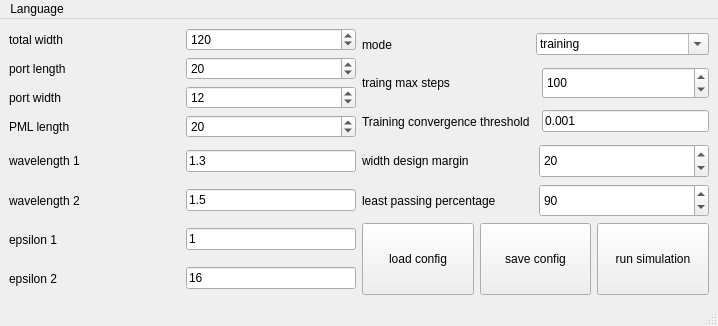
<?xml version="1.0" encoding="UTF-8"?>
<ui version="4.0">
 <class>window</class>
 <widget class="QMainWindow" name="window">
  <property name="geometry">
   <rect>
    <x>0</x>
    <y>0</y>
    <width>718</width>
    <height>326</height>
   </rect>
  </property>
  <property name="sizePolicy">
   <sizepolicy hsizetype="MinimumExpanding" vsizetype="Expanding">
    <horstretch>0</horstretch>
    <verstretch>0</verstretch>
   </sizepolicy>
  </property>
  <property name="maximumSize">
   <size>
    <width>9999</width>
    <height>9999</height>
   </size>
  </property>
  <property name="windowTitle">
   <string>Spliter Design GUI</string>
  </property>
  <widget class="QWidget" name="centralwidget">
   <property name="sizePolicy">
    <sizepolicy hsizetype="Expanding" vsizetype="Expanding">
     <horstretch>0</horstretch>
     <verstretch>0</verstretch>
    </sizepolicy>
   </property>
   <layout class="QGridLayout" name="gridLayout_6">
    <item row="0" column="0">
     <layout class="QGridLayout" name="gridLayout_12">
      <item row="2" column="1">
       <widget class="QSpinBox" name="port_w">
        <property name="sizePolicy">
         <sizepolicy hsizetype="MinimumExpanding" vsizetype="Expanding">
          <horstretch>0</horstretch>
          <verstretch>0</verstretch>
         </sizepolicy>
        </property>
        <property name="font">
         <font>
          <family>Microsoft YaHei UI</family>
          <pointsize>9</pointsize>
         </font>
        </property>
        <property name="minimum">
         <number>1</number>
        </property>
        <property name="maximum">
         <number>500</number>
        </property>
        <property name="value">
         <number>12</number>
        </property>
       </widget>
      </item>
      <item row="0" column="1">
       <widget class="QSpinBox" name="total_w">
        <property name="sizePolicy">
         <sizepolicy hsizetype="MinimumExpanding" vsizetype="Expanding">
          <horstretch>0</horstretch>
          <verstretch>0</verstretch>
         </sizepolicy>
        </property>
        <property name="font">
         <font>
          <family>Microsoft YaHei UI</family>
          <pointsize>9</pointsize>
         </font>
        </property>
        <property name="minimum">
         <number>1</number>
        </property>
        <property name="maximum">
         <number>500</number>
        </property>
        <property name="value">
         <number>120</number>
        </property>
       </widget>
      </item>
      <item row="1" column="1">
       <widget class="QSpinBox" name="port_l">
        <property name="sizePolicy">
         <sizepolicy hsizetype="MinimumExpanding" vsizetype="Expanding">
          <horstretch>0</horstretch>
          <verstretch>0</verstretch>
         </sizepolicy>
        </property>
        <property name="font">
         <font>
          <family>Microsoft YaHei UI</family>
          <pointsize>9</pointsize>
         </font>
        </property>
        <property name="minimum">
         <number>1</number>
        </property>
        <property name="maximum">
         <number>500</number>
        </property>
        <property name="value">
         <number>20</number>
        </property>
       </widget>
      </item>
      <item row="3" column="1">
       <widget class="QSpinBox" name="Npml">
        <property name="sizePolicy">
         <sizepolicy hsizetype="MinimumExpanding" vsizetype="Expanding">
          <horstretch>0</horstretch>
          <verstretch>0</verstretch>
         </sizepolicy>
        </property>
        <property name="font">
         <font>
          <family>Microsoft YaHei UI</family>
          <pointsize>9</pointsize>
         </font>
        </property>
        <property name="minimum">
         <number>1</number>
        </property>
        <property name="maximum">
         <number>1000</number>
        </property>
        <property name="value">
         <number>20</number>
        </property>
       </widget>
      </item>
      <item row="0" column="0">
       <widget class="QLabel" name="label">
        <property name="sizePolicy">
         <sizepolicy hsizetype="MinimumExpanding" vsizetype="Expanding">
          <horstretch>0</horstretch>
          <verstretch>0</verstretch>
         </sizepolicy>
        </property>
        <property name="font">
         <font>
          <family>Microsoft YaHei UI</family>
          <pointsize>9</pointsize>
         </font>
        </property>
        <property name="text">
         <string>total width</string>
        </property>
        <property name="alignment">
         <set>Qt::AlignLeading|Qt::AlignLeft|Qt::AlignVCenter</set>
        </property>
       </widget>
      </item>
      <item row="3" column="0">
       <widget class="QLabel" name="label_14">
        <property name="sizePolicy">
         <sizepolicy hsizetype="MinimumExpanding" vsizetype="Expanding">
          <horstretch>0</horstretch>
          <verstretch>0</verstretch>
         </sizepolicy>
        </property>
        <property name="font">
         <font>
          <family>Microsoft YaHei UI</family>
          <pointsize>9</pointsize>
         </font>
        </property>
        <property name="text">
         <string>PML length</string>
        </property>
        <property name="alignment">
         <set>Qt::AlignLeading|Qt::AlignLeft|Qt::AlignVCenter</set>
        </property>
       </widget>
      </item>
      <item row="1" column="0">
       <widget class="QLabel" name="label_2">
        <property name="sizePolicy">
         <sizepolicy hsizetype="MinimumExpanding" vsizetype="Expanding">
          <horstretch>0</horstretch>
          <verstretch>0</verstretch>
         </sizepolicy>
        </property>
        <property name="font">
         <font>
          <family>Microsoft YaHei UI</family>
          <pointsize>9</pointsize>
         </font>
        </property>
        <property name="text">
         <string>port length</string>
        </property>
        <property name="alignment">
         <set>Qt::AlignLeading|Qt::AlignLeft|Qt::AlignVCenter</set>
        </property>
       </widget>
      </item>
      <item row="2" column="0">
       <widget class="QLabel" name="label_3">
        <property name="sizePolicy">
         <sizepolicy hsizetype="MinimumExpanding" vsizetype="Expanding">
          <horstretch>0</horstretch>
          <verstretch>0</verstretch>
         </sizepolicy>
        </property>
        <property name="font">
         <font>
          <family>Microsoft YaHei UI</family>
          <pointsize>9</pointsize>
         </font>
        </property>
        <property name="text">
         <string>port width</string>
        </property>
        <property name="alignment">
         <set>Qt::AlignLeading|Qt::AlignLeft|Qt::AlignVCenter</set>
        </property>
       </widget>
      </item>
     </layout>
    </item>
    <item row="0" column="1">
     <layout class="QGridLayout" name="gridLayout">
      <item row="0" column="0">
       <widget class="QLabel" name="label_9">
        <property name="sizePolicy">
         <sizepolicy hsizetype="MinimumExpanding" vsizetype="Expanding">
          <horstretch>0</horstretch>
          <verstretch>0</verstretch>
         </sizepolicy>
        </property>
        <property name="font">
         <font>
          <family>Microsoft YaHei UI</family>
          <pointsize>9</pointsize>
         </font>
        </property>
        <property name="text">
         <string>mode</string>
        </property>
        <property name="alignment">
         <set>Qt::AlignLeading|Qt::AlignLeft|Qt::AlignVCenter</set>
        </property>
       </widget>
      </item>
      <item row="0" column="1" colspan="2">
       <widget class="QComboBox" name="mode">
        <property name="editable">
         <bool>true</bool>
        </property>
        <property name="currentText">
         <string>training</string>
        </property>
       </widget>
      </item>
      <item row="1" column="0">
       <widget class="QLabel" name="label_10">
        <property name="sizePolicy">
         <sizepolicy hsizetype="MinimumExpanding" vsizetype="Expanding">
          <horstretch>0</horstretch>
          <verstretch>0</verstretch>
         </sizepolicy>
        </property>
        <property name="font">
         <font>
          <family>Microsoft YaHei UI</family>
          <pointsize>9</pointsize>
         </font>
        </property>
        <property name="text">
         <string>traing max steps</string>
        </property>
        <property name="alignment">
         <set>Qt::AlignLeading|Qt::AlignLeft|Qt::AlignVCenter</set>
        </property>
       </widget>
      </item>
      <item row="1" column="2">
       <widget class="QSpinBox" name="step_max">
        <property name="sizePolicy">
         <sizepolicy hsizetype="MinimumExpanding" vsizetype="Expanding">
          <horstretch>0</horstretch>
          <verstretch>0</verstretch>
         </sizepolicy>
        </property>
        <property name="font">
         <font>
          <family>Microsoft YaHei UI</family>
          <pointsize>9</pointsize>
         </font>
        </property>
        <property name="minimum">
         <number>1</number>
        </property>
        <property name="maximum">
         <number>999999</number>
        </property>
        <property name="value">
         <number>100</number>
        </property>
        <property name="displayIntegerBase">
         <number>10</number>
        </property>
       </widget>
      </item>
      <item row="2" column="0" colspan="2">
       <widget class="QLabel" name="label_11">
        <property name="sizePolicy">
         <sizepolicy hsizetype="MinimumExpanding" vsizetype="Expanding">
          <horstretch>0</horstretch>
          <verstretch>0</verstretch>
         </sizepolicy>
        </property>
        <property name="font">
         <font>
          <family>Microsoft YaHei UI</family>
          <pointsize>9</pointsize>
         </font>
        </property>
        <property name="text">
         <string>Training convergence threshold</string>
        </property>
        <property name="alignment">
         <set>Qt::AlignLeading|Qt::AlignLeft|Qt::AlignVCenter</set>
        </property>
       </widget>
      </item>
      <item row="2" column="2">
       <widget class="QLineEdit" name="training_th">
        <property name="text">
         <string>0.001</string>
        </property>
       </widget>
      </item>
     </layout>
    </item>
    <item row="1" column="0">
     <layout class="QGridLayout" name="gridLayout_3">
      <item row="0" column="1">
       <widget class="QLineEdit" name="wl1">
        <property name="text">
         <string>1.3</string>
        </property>
       </widget>
      </item>
      <item row="1" column="0">
       <widget class="QLabel" name="label_13">
        <property name="sizePolicy">
         <sizepolicy hsizetype="MinimumExpanding" vsizetype="Expanding">
          <horstretch>0</horstretch>
          <verstretch>0</verstretch>
         </sizepolicy>
        </property>
        <property name="font">
         <font>
          <family>Microsoft YaHei UI</family>
          <pointsize>9</pointsize>
         </font>
        </property>
        <property name="text">
         <string>wavelength 2</string>
        </property>
        <property name="alignment">
         <set>Qt::AlignLeading|Qt::AlignLeft|Qt::AlignVCenter</set>
        </property>
       </widget>
      </item>
      <item row="1" column="1">
       <widget class="QLineEdit" name="wl2">
        <property name="text">
         <string>1.5</string>
        </property>
       </widget>
      </item>
      <item row="0" column="0">
       <widget class="QLabel" name="label_12">
        <property name="sizePolicy">
         <sizepolicy hsizetype="MinimumExpanding" vsizetype="Expanding">
          <horstretch>0</horstretch>
          <verstretch>0</verstretch>
         </sizepolicy>
        </property>
        <property name="font">
         <font>
          <family>Microsoft YaHei UI</family>
          <pointsize>9</pointsize>
         </font>
        </property>
        <property name="text">
         <string>wavelength 1</string>
        </property>
        <property name="alignment">
         <set>Qt::AlignLeading|Qt::AlignLeft|Qt::AlignVCenter</set>
        </property>
       </widget>
      </item>
     </layout>
    </item>
    <item row="1" column="1">
     <layout class="QGridLayout" name="gridLayout_2">
      <item row="2" column="0">
       <widget class="QLabel" name="label_16">
        <property name="sizePolicy">
         <sizepolicy hsizetype="MinimumExpanding" vsizetype="Expanding">
          <horstretch>0</horstretch>
          <verstretch>0</verstretch>
         </sizepolicy>
        </property>
        <property name="font">
         <font>
          <family>Microsoft YaHei UI</family>
          <pointsize>9</pointsize>
         </font>
        </property>
        <property name="text">
         <string>least passing percentage</string>
        </property>
        <property name="alignment">
         <set>Qt::AlignLeading|Qt::AlignLeft|Qt::AlignVCenter</set>
        </property>
       </widget>
      </item>
      <item row="0" column="1">
       <widget class="QSpinBox" name="width_margin">
        <property name="sizePolicy">
         <sizepolicy hsizetype="MinimumExpanding" vsizetype="Expanding">
          <horstretch>0</horstretch>
          <verstretch>0</verstretch>
         </sizepolicy>
        </property>
        <property name="font">
         <font>
          <family>Microsoft YaHei UI</family>
          <pointsize>9</pointsize>
         </font>
        </property>
        <property name="minimum">
         <number>1</number>
        </property>
        <property name="maximum">
         <number>1000</number>
        </property>
        <property name="value">
         <number>20</number>
        </property>
       </widget>
      </item>
      <item row="2" column="1">
       <widget class="QSpinBox" name="pass_min">
        <property name="sizePolicy">
         <sizepolicy hsizetype="MinimumExpanding" vsizetype="Expanding">
          <horstretch>0</horstretch>
          <verstretch>0</verstretch>
         </sizepolicy>
        </property>
        <property name="font">
         <font>
          <family>Microsoft YaHei UI</family>
          <pointsize>9</pointsize>
         </font>
        </property>
        <property name="minimum">
         <number>1</number>
        </property>
        <property name="maximum">
         <number>1000</number>
        </property>
        <property name="value">
         <number>90</number>
        </property>
       </widget>
      </item>
      <item row="0" column="0">
       <widget class="QLabel" name="label_15">
        <property name="sizePolicy">
         <sizepolicy hsizetype="MinimumExpanding" vsizetype="Expanding">
          <horstretch>0</horstretch>
          <verstretch>0</verstretch>
         </sizepolicy>
        </property>
        <property name="font">
         <font>
          <family>Microsoft YaHei UI</family>
          <pointsize>9</pointsize>
         </font>
        </property>
        <property name="text">
         <string>width design margin</string>
        </property>
        <property name="alignment">
         <set>Qt::AlignLeading|Qt::AlignLeft|Qt::AlignVCenter</set>
        </property>
       </widget>
      </item>
     </layout>
    </item>
    <item row="2" column="0">
     <layout class="QGridLayout" name="gridLayout_5">
      <item row="0" column="0">
       <widget class="QLabel" name="label_17">
        <property name="sizePolicy">
         <sizepolicy hsizetype="MinimumExpanding" vsizetype="Expanding">
          <horstretch>0</horstretch>
          <verstretch>0</verstretch>
         </sizepolicy>
        </property>
        <property name="font">
         <font>
          <family>Microsoft YaHei UI</family>
          <pointsize>9</pointsize>
         </font>
        </property>
        <property name="text">
         <string>epsilon 1</string>
        </property>
        <property name="alignment">
         <set>Qt::AlignLeading|Qt::AlignLeft|Qt::AlignVCenter</set>
        </property>
       </widget>
      </item>
      <item row="0" column="1">
       <widget class="QLineEdit" name="wl1_2">
        <property name="text">
         <string>1</string>
        </property>
       </widget>
      </item>
      <item row="1" column="0">
       <widget class="QLabel" name="label_18">
        <property name="sizePolicy">
         <sizepolicy hsizetype="MinimumExpanding" vsizetype="Expanding">
          <horstretch>0</horstretch>
          <verstretch>0</verstretch>
         </sizepolicy>
        </property>
        <property name="font">
         <font>
          <family>Microsoft YaHei UI</family>
          <pointsize>9</pointsize>
         </font>
        </property>
        <property name="text">
         <string>epsilon 2</string>
        </property>
        <property name="alignment">
         <set>Qt::AlignLeading|Qt::AlignLeft|Qt::AlignVCenter</set>
        </property>
       </widget>
      </item>
      <item row="1" column="1">
       <widget class="QLineEdit" name="wl1_3">
        <property name="text">
         <string>16</string>
        </property>
       </widget>
      </item>
     </layout>
    </item>
    <item row="2" column="1">
     <layout class="QGridLayout" name="gridLayout_4">
      <item row="0" column="1">
       <widget class="QPushButton" name="save">
        <property name="sizePolicy">
         <sizepolicy hsizetype="MinimumExpanding" vsizetype="Expanding">
          <horstretch>0</horstretch>
          <verstretch>0</verstretch>
         </sizepolicy>
        </property>
        <property name="font">
         <font>
          <family>Microsoft YaHei UI</family>
          <pointsize>9</pointsize>
         </font>
        </property>
        <property name="text">
         <string>save config</string>
        </property>
       </widget>
      </item>
      <item row="0" column="0">
       <widget class="QPushButton" name="load">
        <property name="sizePolicy">
         <sizepolicy hsizetype="MinimumExpanding" vsizetype="Expanding">
          <horstretch>0</horstretch>
          <verstretch>0</verstretch>
         </sizepolicy>
        </property>
        <property name="font">
         <font>
          <family>Microsoft YaHei UI</family>
          <pointsize>9</pointsize>
         </font>
        </property>
        <property name="text">
         <string>load config</string>
        </property>
       </widget>
      </item>
      <item row="0" column="4">
       <widget class="QPushButton" name="run">
        <property name="sizePolicy">
         <sizepolicy hsizetype="MinimumExpanding" vsizetype="Expanding">
          <horstretch>0</horstretch>
          <verstretch>0</verstretch>
         </sizepolicy>
        </property>
        <property name="font">
         <font>
          <family>Microsoft YaHei UI</family>
          <pointsize>9</pointsize>
         </font>
        </property>
        <property name="text">
         <string>run simulation</string>
        </property>
       </widget>
      </item>
     </layout>
    </item>
   </layout>
  </widget>
  <widget class="QMenuBar" name="menubar">
   <property name="geometry">
    <rect>
     <x>0</x>
     <y>0</y>
     <width>718</width>
     <height>26</height>
    </rect>
   </property>
   <widget class="QMenu" name="menuLanguage">
    <property name="title">
     <string>Language</string>
    </property>
    <addaction name="actionEnglish"/>
    <addaction name="actionChinese"/>
   </widget>
   <addaction name="menuLanguage"/>
  </widget>
  <widget class="QStatusBar" name="statusbar"/>
  <action name="actionEnglish">
   <property name="text">
    <string>English</string>
   </property>
  </action>
  <action name="actionChinese">
   <property name="text">
    <string>Chinese</string>
   </property>
  </action>
 </widget>
 <resources/>
 <connections/>
</ui>
